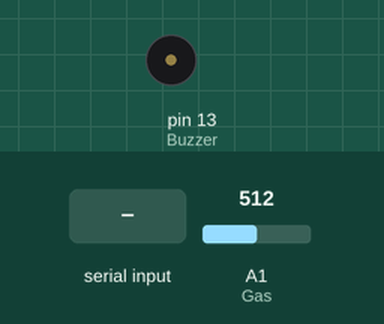
Bench run of a sketch on a simulated Arduino Uno, built with avr-gcc and run on an emulated ATmega328P. Shown: buzzer (waves = sounding, pin HIGH). The test bench sets the inputs (shaded band); at power-on: A1 (Gas) = 512. What the sketch prints to the serial monitor is not drawn.

Above: at 1.2 s.
1.3 s: "1" received over Serial
At 2.7 s:
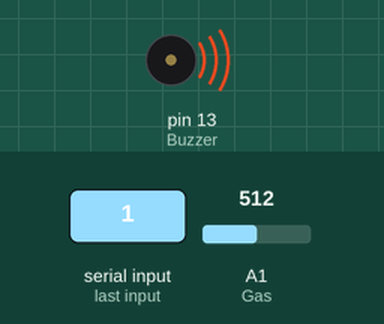
3.0 s: "0" received over Serial
At 4.1 s:
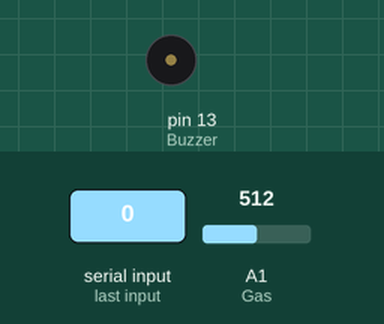
Timing chart, 0 to 6.0 s (numbered marks = the images above; inputs shaded):
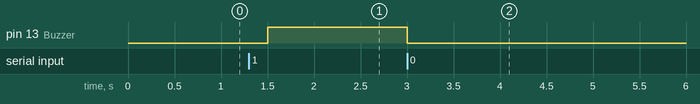

Measured:
- after the input at 1.3 s, pin 13 (Buzzer): LOW → HIGH after 0.20 s
- after the input at 3.0 s, pin 13 (Buzzer): HIGH → LOW at once

The sketch:

gazarduino.ino
```cpp
#define Buzzer 13
#define Gas A1

char data;
int val;

void setup() {

  // put your setup code here, to run once:
  pinMode (A0,INPUT);

  pinMode(Buzzer,OUTPUT);
  //analogWrite(Buzzer,LOW);

  Serial.begin(9600);
}

void loop()
{
  // put your main code here, to run repeatedly:

    val = analogRead (Gas);
     Serial.println(val);
    if(val > 300)
    {
      Serial.write("ON");
    }
    else
    {
      Serial.write('0');
    }

    if(Serial.available()>0)
    {
      if(Serial.read() == '1')
      {
        digitalWrite(Buzzer,HIGH);
      }
      else
      {
        digitalWrite(Buzzer,LOW);
      }
    }

    delay (500);

}
```
